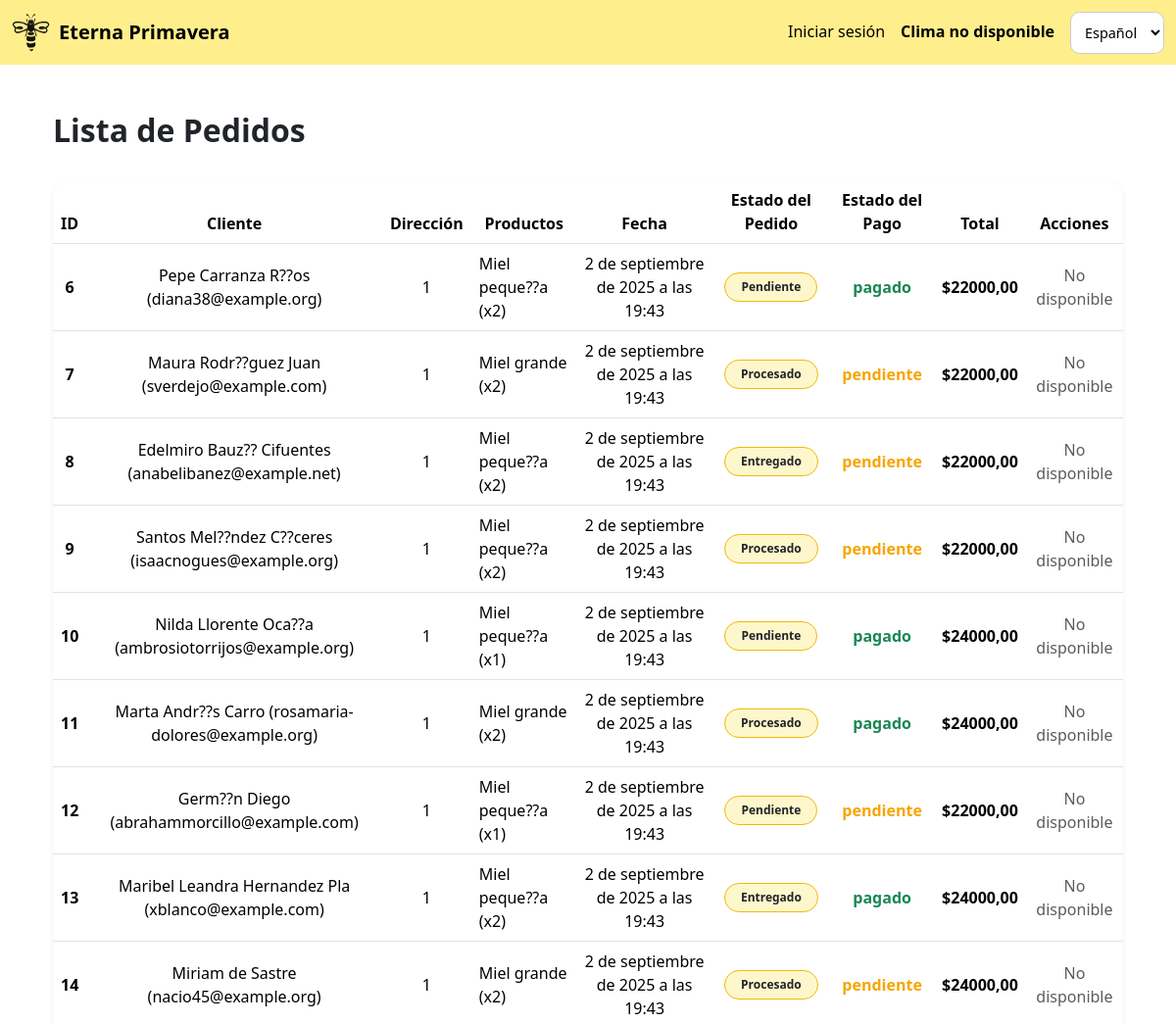
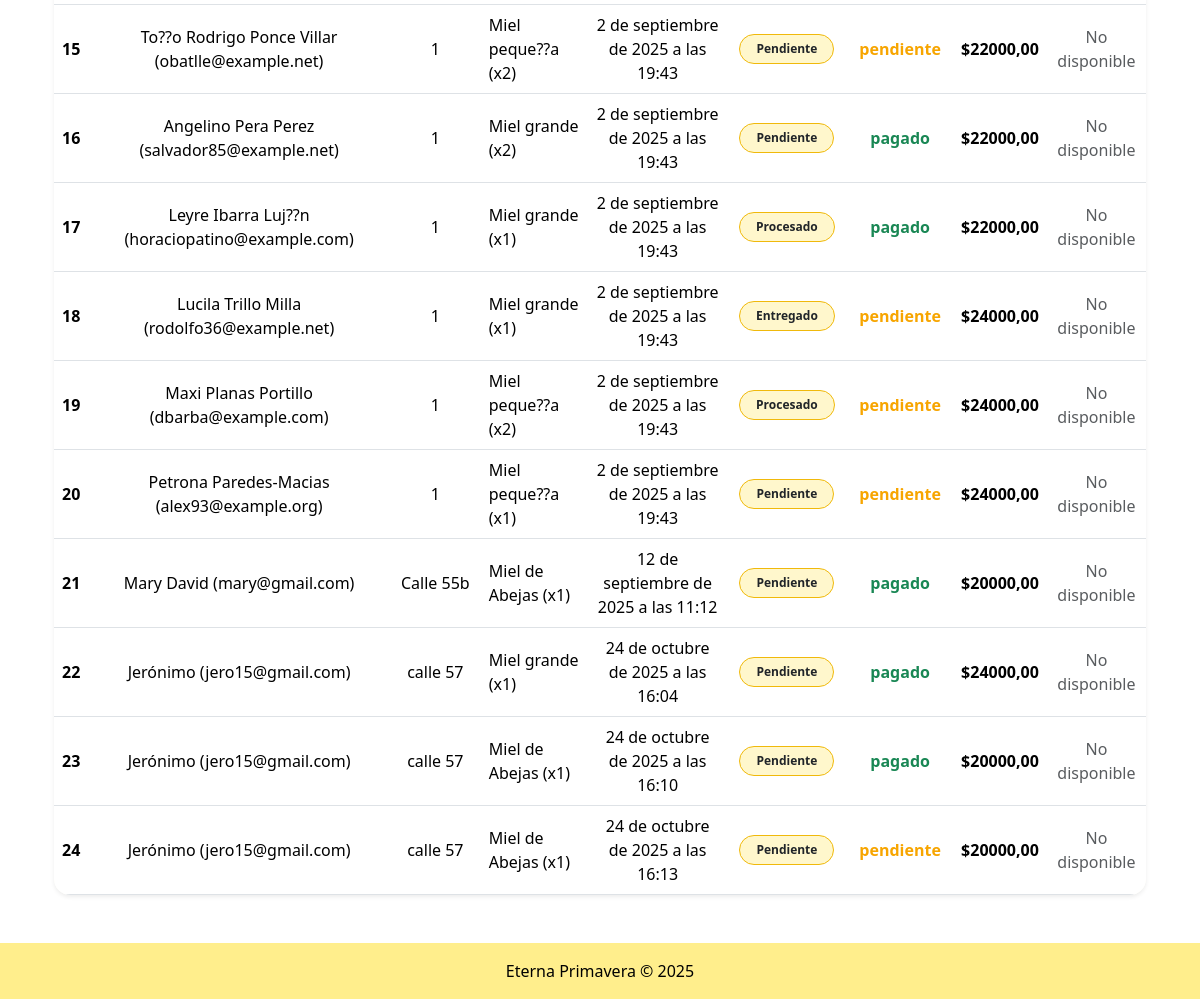
Page /pedidos/ on the committed database (2 pictures, top to bottom).
### pedidos/models.py (models this page shows, shortened)
class Pedido(models.Model):
    ESTADOS = [
        ('pendiente', _('Pendiente')),
        ('procesado', _('Procesado')),
        ('entregado', _('Entregado')),
    ]
    usuario = models.ForeignKey(
        settings.AUTH_USER_MODEL,
        on_delete=models.CASCADE,   # Si se borra el usuario, se borran sus pedidos
        related_name="pedidos",
        verbose_name=_("usuario")
    )
    estado = models.CharField(max_length=20, choices=ESTADOS, default='pendiente', verbose_name=_("estado"))
    fecha = models.DateTimeField(default=timezone.now, verbose_name=_("fecha"))
    total = models.DecimalField(max_digits=10, decimal_places=2, default=0, verbose_name=_("total"))
    class Meta:
        verbose_name = _("pedido")
        verbose_name_plural = _("pedidos")

class PedidoItem(models.Model):
    pedido = models.ForeignKey(Pedido, on_delete=models.CASCADE, related_name="items", verbose_name=_("pedido"))
    producto = models.CharField(max_length=100, verbose_name=_("producto"))
    cantidad = models.PositiveIntegerField(default=1, verbose_name=_("cantidad"))
    precio = models.DecimalField(max_digits=10, decimal_places=2, verbose_name=_("precio"))
    class Meta:
        verbose_name = _("ítem del pedido")
        verbose_name_plural = _("ítems del pedido")

class Pago(models.Model):
    METODO_CHOICES = [
        ('tarjeta', _('Tarjeta')),
        ('paypal', _('Paypal')),
        ('efectivo', _('Efectivo')),
    ]
    ESTADOS = [
        ('pendiente', _('Pendiente')),
        ('pagado', _('Pagado')),
    ]
    pedido = models.OneToOneField(Pedido, on_delete=models.CASCADE, related_name="pago", verbose_name=_("pedido"))
    metodo = models.CharField(max_length=20, choices=METODO_CHOICES, verbose_name=_("método de pago"))  # Método de pago elegido
    fecha = models.DateTimeField(default=timezone.now, verbose_name=_("fecha de pago"))                # Fecha del pago
    total = models.DecimalField(max_digits=10, decimal_places=2, verbose_name=_("total pagado"))       # Monto pagado
    estado = models.CharField(max_length=20, choices=ESTADOS, default='pendiente', verbose_name=_("estado del pago"))  # Estado del pago
    class Meta:
        verbose_name = _("pago")
        verbose_name_plural = _("pagos")

### usuarios/models.py (models this page shows)
class Usuario(AbstractBaseUser, PermissionsMixin):
    id = models.AutoField(primary_key=True, verbose_name=_("ID de usuario"))
    nombre = models.CharField(max_length=100, verbose_name=_("nombre completo"))
    correo = models.EmailField(unique=True, verbose_name=_("correo electrónico"))
    telefono = models.CharField(
        max_length=15,
        blank=False,
        null=False,
        verbose_name=_("teléfono"),
        help_text=_("Número de contacto del usuario"),
    )
    direccion = models.TextField(
        blank=False,
        null=False,
        verbose_name=_("dirección"),
        help_text=_("Dirección de residencia del usuario"),
    )
    is_active = models.BooleanField(default=True, verbose_name=_("activo"))
    is_staff = models.BooleanField(default=False, verbose_name=_("miembro del staff"))
    objects = UsuarioManager()
    USERNAME_FIELD = "correo"
    REQUIRED_FIELDS = ["nombre"]
    class Meta:
        verbose_name = _("usuario")
        verbose_name_plural = _("usuarios")
    def __str__(self):
        return f"{self.nombre} ({self.correo})"

### pedidos/views.py (the view)
# urls.py: path('pedidos/', views.lista_pedidos, name='lista_pedidos'),
def lista_pedidos(request):
    pedidos = Pedido.objects.all()
    return render(request, 'pedidos/lista_pedidos.html', {'pedidos': pedidos})

### EternaPrimavera/context_processors.py (called while the page is built)
def clima_context(request):
    clima_data = obtener_clima()
    return {'clima_data': clima_data}

### pedidos/templates/pedidos/lista_pedidos.html (shortened to what this page needs)
{% extends "base.html" %}
{% load i18n %}
{% block content %}
<div class="container mt-5 mb-5">
    <div class="d-flex justify-content-between align-items-center mb-4">
        <h2 class="fw-bold text-dark">{% trans "Lista de Pedidos" %}</h2>
    </div>
    <div class="table-responsive shadow-sm rounded-4 border-0">
        <table class="table align-middle text-center mb-0"
               style="background: #fffdf3; border-radius: 1rem; overflow: hidden;">
            <thead style="background: linear-gradient(90deg, #fff7c2, #ffec8b); color: #3a2e00;">
                <tr>
                    <th>{% trans "ID" %}</th>
                    <th>{% trans "Cliente" %}</th>
                    <th>{% trans "Dirección" %}</th>
                    <th>{% trans "Productos" %}</th>
                    <th>{% trans "Fecha" %}</th>
                    <th>{% trans "Estado del Pedido" %}</th>
                    <th>{% trans "Estado del Pago" %}</th>
                    <th>{% trans "Total" %}</th>
                    <th>{% trans "Acciones" %}</th>
                </tr>
            </thead>
            <tbody>
                {% for pedido in pedidos %}
                <tr>
                    <td class="fw-semibold">{{ pedido.id }}</td>
                    <td>{{ pedido.usuario }}</td>
                    <td>{{ pedido.usuario.direccion }}</td>
                    <td class="text-start">
                    </td>
                    <td>{{ pedido.fecha }}</td>
                    <td>
                        <span class="badge rounded-pill px-3 py-2 text-dark"
                              style="background-color: #fff7cc; border: 1px solid #f0b90b;">
                            {{ pedido.get_estado_display }}
                        </span>
                    </td>
                    <td>
                        {% if pedido.pago %}
                            {% if pedido.pago.estado|lower == "pendiente" %}
                                <span class="fw-semibold" style="color: #f7a500;">{{ pedido.pago.estado }}</span>
                            {% elif pedido.pago.estado|lower == "pagado" or pedido.pago.estado|lower == "completado" %}
                                <span class="fw-semibold text-success">{{ pedido.pago.estado }}</span>
                            {% else %}
                                <span class="fw-semibold text-muted">{{ pedido.pago.estado }}</span>
                            {% endif %}
                        {% else %}
                            <span class="text-muted">{% trans "Sin registro" %}</span>
                        {% endif %}
                    </td>
                    <td class="fw-bold">${{ pedido.total }}</td>
                    <td>
                        {% if user.is_superuser %}
                            <form method="post" action="{% url 'pedidos:cambiar_estado_pedido' pedido.id 'dummy' %}" style="display:inline;">
                                {% csrf_token %}
                                <select name="nuevo_estado"
                                        onchange="this.form.action=this.form.action.replace('dummy', this.value); this.form.submit();"
                                        class="form-select form-select-sm rounded-pill"
                                        style="border: 1px solid #f5d442; background-color: #fffdf3; color: #3a2e00;">
                                    <option disabled selected>{% trans "Cambiar" %}</option>
                                    {% for valor, label in pedido.ESTADOS %}
                                        <option value="{{ valor }}">{{ label }}</option>
                                    {% endfor %}
                                </select>
                            </form>
                        {% else %}
                            <span class="text-muted">{% trans "No disponible" %}</span>
                        {% endif %}
                    </td>
                </tr>
                {% empty %}
                <tr>
                    <td colspan="9" class="text-center py-4 text-muted">
                        {% trans "No hay pedidos registrados." %}
                    </td>
                </tr>
                {% endfor %}
            </tbody>
        </table>
    </div>
</div>
{% endblock %}

### templates/base.html (style rules this page uses)
body { background-color: #ffffff; }

### rows in the picture
Pedido: id "6", usuario "Pepe Carranza R??os (diana38@example.org)", usuario.direccion "1", fecha "2 de septiembre de 2025 a las 19:43", estado "Pendiente", pago.estado "pagado", total "22000,00"
Pedido: id "7", usuario "Maura Rodr??guez Juan (sverdejo@example.com)", usuario.direccion "1", fecha "2 de septiembre de 2025 a las 19:43", estado "Procesado", pago.estado "pendiente", total "22000,00"
Pedido: id "8", usuario "Edelmiro Bauz?? Cifuentes (anabelibanez@example.net)", usuario.direccion "1", fecha "2 de septiembre de 2025 a las 19:43", estado "Entregado", pago.estado "pendiente", total "22000,00"
Pedido: id "9", usuario "Santos Mel??ndez C??ceres (isaacnogues@example.org)", usuario.direccion "1", fecha "2 de septiembre de 2025 a las 19:43", estado "Procesado", pago.estado "pendiente", total "22000,00"
Pedido: id "10", usuario "Nilda Llorente Oca??a (ambrosiotorrijos@example.org)", usuario.direccion "1", fecha "2 de septiembre de 2025 a las 19:43", estado "Pendiente", pago.estado "pagado", total "24000,00"
Pedido: id "11", usuario "Marta Andr??s Carro (rosamaria-dolores@example.org)", usuario.direccion "1", fecha "2 de septiembre de 2025 a las 19:43", estado "Procesado", pago.estado "pagado", total "24000,00"
Pedido: id "12", usuario "Germ??n Diego (abrahammorcillo@example.com)", usuario.direccion "1", fecha "2 de septiembre de 2025 a las 19:43", estado "Pendiente", pago.estado "pendiente", total "22000,00"
Pedido: id "13", usuario "Maribel Leandra Hernandez Pla (xblanco@example.com)", usuario.direccion "1", fecha "2 de septiembre de 2025 a las 19:43", estado "Entregado", pago.estado "pagado", total "24000,00"
Pedido: id "14", usuario "Miriam de Sastre (nacio45@example.org)", usuario.direccion "1", fecha "2 de septiembre de 2025 a las 19:43", estado "Procesado", pago.estado "pendiente", total "24000,00"
Pedido: id "15", usuario "To??o Rodrigo Ponce Villar (obatlle@example.net)", usuario.direccion "1", fecha "2 de septiembre de 2025 a las 19:43", estado "Pendiente", pago.estado "pendiente", total "22000,00"
Pedido: id "16", usuario "Angelino Pera Perez (salvador85@example.net)", usuario.direccion "1", fecha "2 de septiembre de 2025 a las 19:43", estado "Pendiente", pago.estado "pagado", total "22000,00"
Pedido: id "17", usuario "Leyre Ibarra Luj??n (horaciopatino@example.com)", usuario.direccion "1", fecha "2 de septiembre de 2025 a las 19:43", estado "Procesado", pago.estado "pagado", total "22000,00"
Pedido: id "18", usuario "Lucila Trillo Milla (rodolfo36@example.net)", usuario.direccion "1", fecha "2 de septiembre de 2025 a las 19:43", estado "Entregado", pago.estado "pendiente", total "24000,00"
Pedido: id "19", usuario "Maxi Planas Portillo (dbarba@example.com)", usuario.direccion "1", fecha "2 de septiembre de 2025 a las 19:43", estado "Procesado", pago.estado "pendiente", total "24000,00"
Pedido: id "20", usuario "Petrona Paredes-Macias (alex93@example.org)", usuario.direccion "1", fecha "2 de septiembre de 2025 a las 19:43", estado "Pendiente", pago.estado "pendiente", total "24000,00"
Pedido: id "21", usuario "Mary David (mary@gmail.com)", usuario.direccion "Calle 55b", fecha "12 de septiembre de 2025 a las 11:12", estado "Pendiente", pago.estado "pagado", total "20000,00"
Pedido: id "22", usuario "Jerónimo (jero15@gmail.com)", usuario.direccion "calle 57", fecha "24 de octubre de 2025 a las 16:04", estado "Pendiente", pago.estado "pagado", total "24000,00"
Pedido: id "23", usuario "Jerónimo (jero15@gmail.com)", usuario.direccion "calle 57", fecha "24 de octubre de 2025 a las 16:10", estado "Pendiente", pago.estado "pagado", total "20000,00"
Pedido: id "24", usuario "Jerónimo (jero15@gmail.com)", usuario.direccion "calle 57", fecha "24 de octubre de 2025 a las 16:13", estado "Pendiente", pago.estado "pendiente", total "20000,00"

### other values in the picture
form field language "Español"
